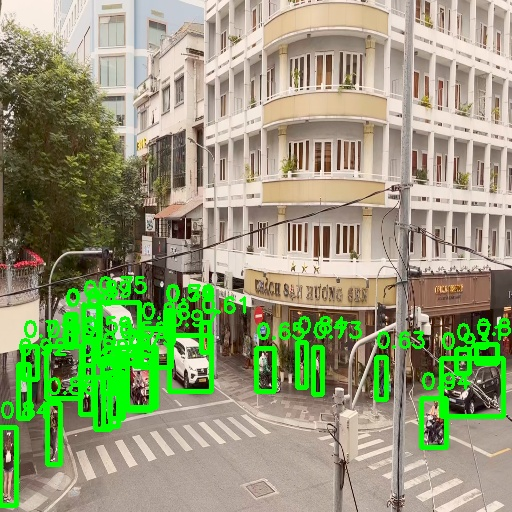
//> input picture apps/subject1/custom/detection_result.jpg, 512 x 512 px
$ ./onnx_detection detection_result.jpg detection_result.jpg   (built with g++ and OpenCV 4)
//> lines starting //> are read from the running program, lines starting //| are printed output that depends on the picture
//> further down, image is the input picture: 512 rows x 512 cols, CV_8UC3; mean B, G, R 118.5, 154.5, 147
#include <opencv2/opencv.hpp>
#include <opencv2/dnn.hpp>
#include <iostream>
#include <vector>
#include <cmath>
#include <algorithm>
#include <unordered_map>
#include <string>

// ------------------------------
// Global configuration
// ------------------------------
// Adjust NUM_CLASSES to match your model (e.g. COCO has 80 classes).
const int NUM_CLASSES   = 7;
const int NUM_CHANNELS  = 4 + 1 + NUM_CLASSES; // [cx, cy, log_w, log_h, obj_conf, cls0,...,clsN]
const float CONF_THRESH = 0.3f;
const float NMS_THRESH  = 0.6f;
const std::vector<int> STRIDES = {8, 16, 32};

struct Detection {
    float bbox[4]; // [x1, y1, x2, y2]
    float obj_conf;
    float cls_conf;
    int   class_id;
};

inline float sigmoid(float x) {
    return 1.0f / (1.0f + std::exp(-x));
}

// [118 lines left out: functions computeIoU, nms, processOutputs, not called in this run]

cv::Mat preprocessImage(const cv::Mat &img, int input_size) {
//> called with input_size = 512
    // Resize input image to (input_size x input_size)
    cv::Mat resized;
    cv::resize(img, resized, cv::Size(input_size, input_size));

    // Convert from BGR to RGB
    cv::Mat rgb;
    cv::cvtColor(resized, rgb, cv::COLOR_BGR2RGB);

    // Convert to float and scale to [0, 1]
    rgb.convertTo(rgb, CV_32F, 1.0 / 255.0);
//> rgb: 512 rows x 512 cols, CV_32FC3

    // Normalize the image using mean and std
    std::vector<cv::Mat> channels;
    cv::split(rgb, channels);
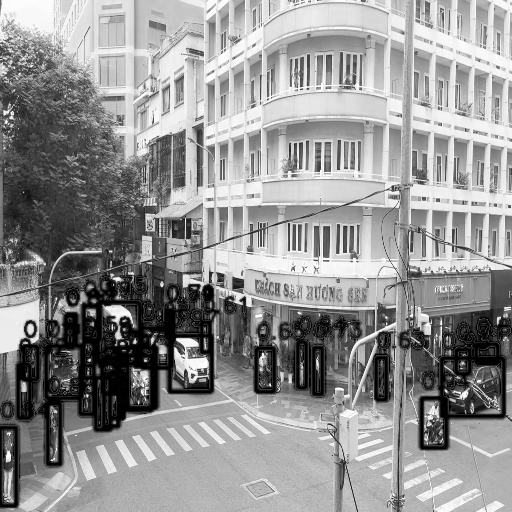
//> channels[0]: 512 rows x 512 cols, CV_32FC1; min 0, max 1, mean 0.577
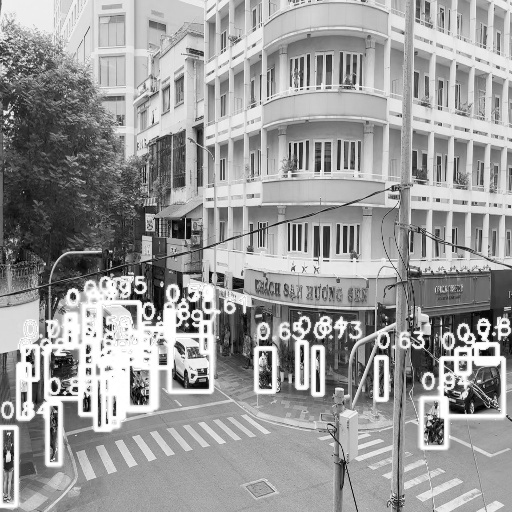
//> channels[1]: 512 rows x 512 cols, CV_32FC1; min 0, max 1, mean 0.606
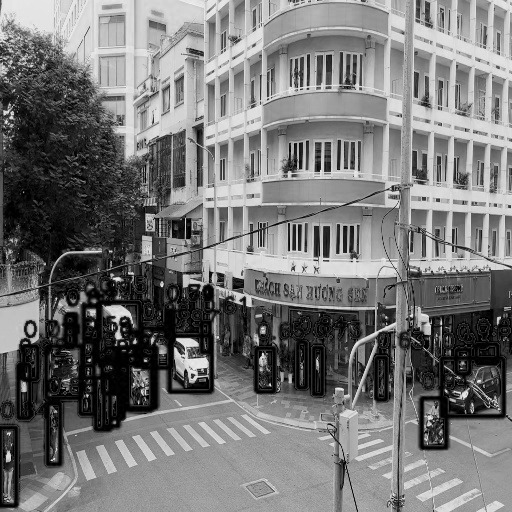
//> channels[2]: 512 rows x 512 cols, CV_32FC1; min 0, max 0.941, mean 0.465
    float mean_vals[3] = {0.485f, 0.456f, 0.406f};
    float std_vals[3]  = {0.229f, 0.224f, 0.225f};
    for (int i = 0; i < 3; i++) {
        channels[i] = (channels[i] - mean_vals[i]) / std_vals[i];
    }
    cv::merge(channels, rgb);

    // [17 lines of commented-out code are left out]
    cv::Mat blob = cv::dnn::blobFromImage(rgb);
    return blob;
}


// Draw detection boxes and scores on the image.
// [15 lines left out: function drawDetections, not called in this run]

int main(int argc, char** argv) {
    if (argc < 3) {
        std::cerr << "Usage: " << argv[0] << " <path-to-onnx-model> <path-to-image> [input_size]" << std::endl;
        return -1;
    }

    std::string modelPath = argv[1];
    std::string imagePath = argv[2];
    int input_size = 512; // default input size
    if (argc > 3)
        input_size = std::stoi(argv[3]);

    // Load image
    cv::Mat image = cv::imread(imagePath);
    if (image.empty()) {
        std::cerr << "Failed to load image: " << imagePath << std::endl;
        return -1;
    }

    // For visualization, resize without normalization.
    cv::Mat visImg;
    cv::resize(image, visImg, cv::Size(input_size, input_size));

    // Preprocess image (normalization & blob creation)
    cv::Mat blob = preprocessImage(image, input_size);

    // Load ONNX model
//> (the run ends here: the program stops with an error, at `cv::dnn::Net net = cv::dnn::readNetFromONNX(modelPath);`)
